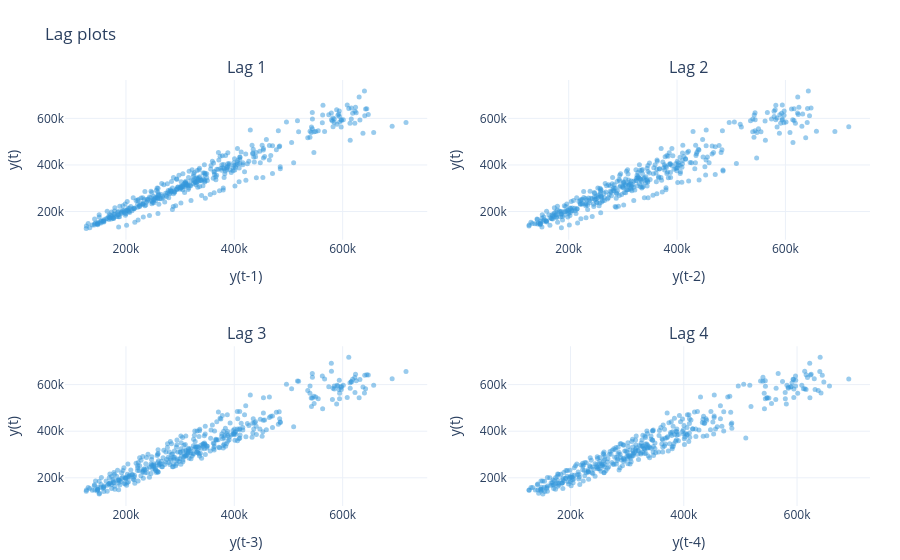

The code cell stored with this chart in its notebook:
### Markdown cell above
## 7. Lag plots: visual autocorrelation

If the points cluster along the diagonal, then `y(t)` is correlated with `y(t-k)` — a sign of memory in the process.

### Code cell
tsf.plot_lag(series, lags=(1, 2, 3, 4)).show()

### Figure 1 — Plotly figure (JSON) as saved in the notebook; plotly's stock layout.template omitted (floating-point values rounded to 4 significant figures; data arrays with more than 128 entries replaced by an {"elided": "..."} marker saying what was removed)
{"data": [{"hovertemplate": "y(t-1)=%{x:.2f}<br>y(t)=%{y:.2f}<extra></extra>", "marker": {"color": "#3498db", "opacity": 0.5, "size": 5}, "mode": "markers", "name": "Lag 1", "showlegend": false, "type": "scatter", "x": {"elided": "411 int values"}, "xaxis": "x", "y": {"elided": "411 int values"}, "yaxis": "y"}, {"hovertemplate": "y(t-2)=%{x:.2f}<br>y(t)=%{y:.2f}<extra></extra>", "marker": {"color": "#3498db", "opacity": 0.5, "size": 5}, "mode": "markers", "name": "Lag 2", "showlegend": false, "type": "scatter", "x": {"elided": "411 int values"}, "xaxis": "x2", "y": {"elided": "411 int values"}, "yaxis": "y2"}, {"hovertemplate": "y(t-3)=%{x:.2f}<br>y(t)=%{y:.2f}<extra></extra>", "marker": {"color": "#3498db", "opacity": 0.5, "size": 5}, "mode": "markers", "name": "Lag 3", "showlegend": false, "type": "scatter", "x": {"elided": "411 int values"}, "xaxis": "x3", "y": {"elided": "411 int values"}, "yaxis": "y3"}, {"hovertemplate": "y(t-4)=%{x:.2f}<br>y(t)=%{y:.2f}<extra></extra>", "marker": {"color": "#3498db", "opacity": 0.5, "size": 5}, "mode": "markers", "name": "Lag 4", "showlegend": false, "type": "scatter", "x": {"elided": "411 int values"}, "xaxis": "x4", "y": {"elided": "411 int values"}, "yaxis": "y4"}], "layout": {"annotations": [{"font": {"size": 16}, "showarrow": false, "text": "Lag 1", "x": 0.225, "xanchor": "center", "xref": "paper", "y": 1, "yanchor": "bottom", "yref": "paper"}, {"font": {"size": 16}, "showarrow": false, "text": "Lag 2", "x": 0.775, "xanchor": "center", "xref": "paper", "y": 1, "yanchor": "bottom", "yref": "paper"}, {"font": {"size": 16}, "showarrow": false, "text": "Lag 3", "x": 0.225, "xanchor": "center", "xref": "paper", "y": 0.375, "yanchor": "bottom", "yref": "paper"}, {"font": {"size": 16}, "showarrow": false, "text": "Lag 4", "x": 0.775, "xanchor": "center", "xref": "paper", "y": 0.375, "yanchor": "bottom", "yref": "paper"}], "autosize": true, "margin": {"b": 50, "l": 60, "r": 30, "t": 80}, "title": {"text": "Lag plots"}, "xaxis": {"anchor": "y", "autorange": true, "domain": [0, 0.45], "range": [88330.0, 755300.0], "title": {"text": "y(t-1)"}, "type": "linear"}, "xaxis2": {"anchor": "y2", "autorange": true, "domain": [0.55, 1], "range": [88330.0, 755300.0], "title": {"text": "y(t-2)"}, "type": "linear"}, "xaxis3": {"anchor": "y3", "autorange": true, "domain": [0, 0.45], "range": [88330.0, 755300.0], "title": {"text": "y(t-3)"}, "type": "linear"}, "xaxis4": {"anchor": "y4", "autorange": true, "domain": [0.55, 1], "range": [90000.0, 728000.0], "title": {"text": "y(t-4)"}, "type": "linear"}, "yaxis": {"anchor": "x", "autorange": true, "domain": [0.625, 1], "range": [80420.0, 763200.0], "title": {"text": "y(t)"}, "type": "linear"}, "yaxis2": {"anchor": "x2", "autorange": true, "domain": [0.625, 1], "range": [80420.0, 763200.0], "title": {"text": "y(t)"}, "type": "linear"}, "yaxis3": {"anchor": "x3", "autorange": true, "domain": [0, 0.375], "range": [80420.0, 763200.0], "title": {"text": "y(t)"}, "type": "linear"}, "yaxis4": {"anchor": "x4", "autorange": true, "domain": [0, 0.375], "range": [80420.0, 763200.0], "title": {"text": "y(t)"}, "type": "linear"}}}
